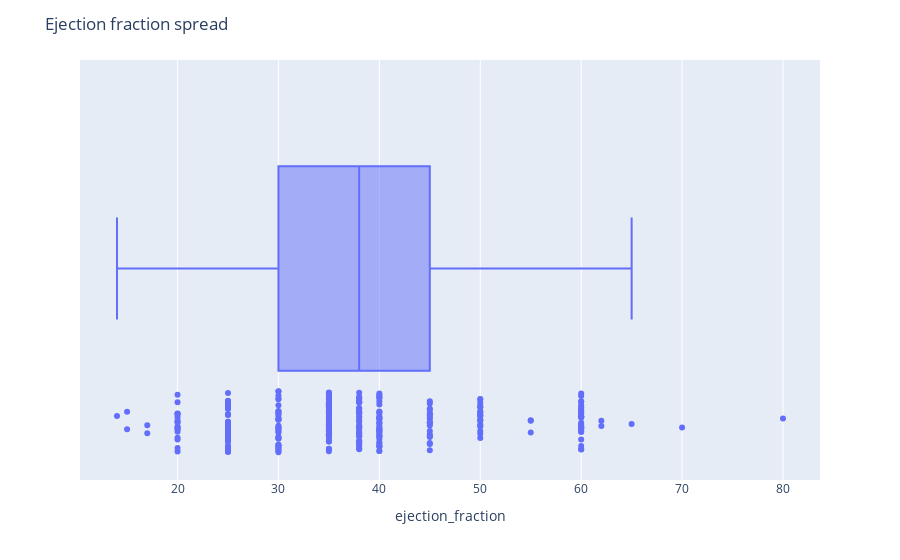

Notebook source saved alongside this figure:
### Markdown cell above
#### Ejection fraction

### Code cell
# Boxplot for ejection_fraction
fig = px.box(df.toPandas(), x='ejection_fraction', points="all")
fig.update_layout(
    title_text="Ejection fraction spread")
fig.show()

### Figure 1 — Plotly figure (JSON) as saved in the notebook; plotly's stock layout.template omitted (floating-point values rounded to 4 significant figures; data arrays with more than 128 entries replaced by an {"elided": "..."} marker saying what was removed)
{"data": [{"alignmentgroup": "True", "boxpoints": "all", "hovertemplate": "ejection_fraction=%{x}<extra></extra>", "legendgroup": "", "marker": {"color": "#636efa"}, "name": "", "notched": false, "offsetgroup": "", "orientation": "h", "showlegend": false, "type": "box", "x": {"elided": "299 int values"}, "x0": " ", "xaxis": "x", "y0": " ", "yaxis": "y"}], "layout": {"autosize": true, "boxmode": "group", "legend": {"tracegroupgap": 0}, "margin": {"t": 60}, "title": {"text": "Ejection fraction spread"}, "xaxis": {"anchor": "y", "autorange": true, "domain": [0, 1], "range": [10.33, 83.67], "title": {"text": "ejection_fraction"}, "type": "linear"}, "yaxis": {"anchor": "x", "autorange": true, "domain": [0, 1], "range": [-0.5138, 0.5], "type": "category"}}}
